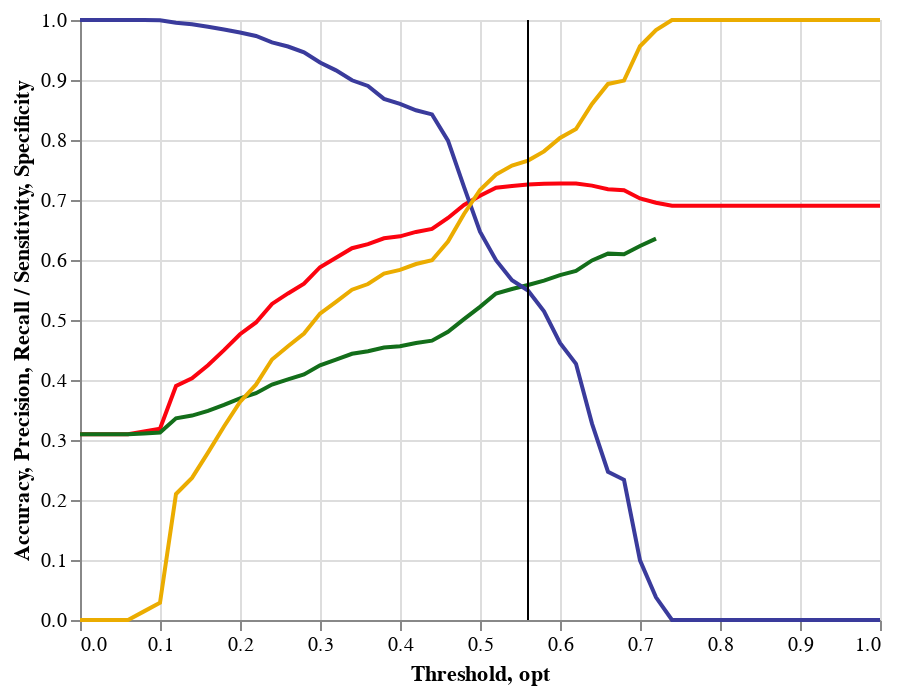

This figure's notebook cell:
### Markdown cell above
By plotting out the metrics against the threshold, we selected the threshold where we maximize precision, recall and accuracy.  The vertical black line in the plot below is the threshold and it intersects the point at which recall and precision meet.

### Code cell
#plot out the optimal threshold on the holdout set
source = holdout_accdf
source['opt'] = .56

base = alt.Chart(source)

#red
acc= base.mark_line(color="#fc030f").encode(
    x='Threshold:Q',
    y='Accuracy:Q'
)
#green
prec = base.mark_line(color="#136e1a").encode(
    x='Threshold:Q',
    y='Precision:Q'
)
#blue
rec = base.mark_line(color="#3a3b9c").encode(
    x='Threshold:Q',
    y='Recall / Sensitivity:Q'
)
#orange
spec = base.mark_line(color="#ebac00").encode(
    x='Threshold:Q',
    y='Specificity:Q'
)

optimal = base.mark_rule().encode(
    x='opt'
)
acc+prec+rec+spec+optimal

### Figure 1 — Vega-Lite specification as saved in the notebook (floating-point values rounded to 4 significant figures)
{"config": {"view": {"continuousWidth": 400, "continuousHeight": 300}}, "layer": [{"mark": {"type": "line", "color": "#fc030f"}, "encoding": {"x": {"type": "quantitative", "field": "Threshold"}, "y": {"type": "quantitative", "field": "Accuracy"}}}, {"mark": {"type": "line", "color": "#136e1a"}, "encoding": {"x": {"type": "quantitative", "field": "Threshold"}, "y": {"type": "quantitative", "field": "Precision"}}}, {"mark": {"type": "line", "color": "#3a3b9c"}, "encoding": {"x": {"type": "quantitative", "field": "Threshold"}, "y": {"type": "quantitative", "field": "Recall / Sensitivity"}}}, {"mark": {"type": "line", "color": "#ebac00"}, "encoding": {"x": {"type": "quantitative", "field": "Threshold"}, "y": {"type": "quantitative", "field": "Specificity"}}}, {"mark": "rule", "encoding": {"x": {"type": "quantitative", "field": "opt"}}}], "data": {"name": "data-b0ac2689724ccf1fb3e59f244dd9ff42"}, "$schema": "https://vega.github.io/schema/vega-lite/v4.8.1.json", "datasets": {"data-b0ac2689724ccf1fb3e59f244dd9ff42": [{"Threshold": 0.0, "TP": 18196, "TN": 0, "FP": 40568, "FN": 0, "Accuracy": 0.3096, "Precision": 0.3096, "Recall / Sensitivity": 1.0, "Specificity": 0.0, "F1": 0.4729, "opt": 0.56}, {"Threshold": 0.02, "TP": 18196, "TN": 0, "FP": 40568, "FN": 0, "Accuracy": 0.3096, "Precision": 0.3096, "Recall / Sensitivity": 1.0, "Specificity": 0.0, "F1": 0.4729, "opt": 0.56}, {"Threshold": 0.04, "TP": 18196, "TN": 0, "FP": 40568, "FN": 0, "Accuracy": 0.3096, "Precision": 0.3096, "Recall / Sensitivity": 1.0, "Specificity": 0.0, "F1": 0.4729, "opt": 0.56}, {"Threshold": 0.06, "TP": 18196, "TN": 1, "FP": 40567, "FN": 0, "Accuracy": 0.3097, "Precision": 0.3097, "Recall / Sensitivity": 1.0, "Specificity": 5.495e-05, "F1": 0.4729, "opt": 0.56}, {"Threshold": 0.08, "TP": 18193, "TN": 265, "FP": 40303, "FN": 3, "Accuracy": 0.3141, "Precision": 0.311, "Recall / Sensitivity": 0.9998, "Specificity": 0.01436, "F1": 0.4744, "opt": 0.56}, {"Threshold": 0.1, "TP": 18186, "TN": 541, "FP": 40027, "FN": 10, "Accuracy": 0.3187, "Precision": 0.3124, "Recall / Sensitivity": 0.9995, "Specificity": 0.02889, "F1": 0.476, "opt": 0.56}, {"Threshold": 0.12, "TP": 18111, "TN": 4813, "FP": 35755, "FN": 85, "Accuracy": 0.3901, "Precision": 0.3362, "Recall / Sensitivity": 0.9953, "Specificity": 0.21, "F1": 0.5027, "opt": 0.56}, {"Threshold": 0.14, "TP": 18066, "TN": 5607, "FP": 34961, "FN": 130, "Accuracy": 0.4028, "Precision": 0.3407, "Recall / Sensitivity": 0.9929, "Specificity": 0.2369, "F1": 0.5073, "opt": 0.56}, {"Threshold": 0.16, "TP": 17990, "TN": 6963, "FP": 33605, "FN": 206, "Accuracy": 0.4246, "Precision": 0.3487, "Recall / Sensitivity": 0.9887, "Specificity": 0.279, "F1": 0.5155, "opt": 0.56}, {"Threshold": 0.18, "TP": 17906, "TN": 8524, "FP": 32044, "FN": 290, "Accuracy": 0.4498, "Precision": 0.3585, "Recall / Sensitivity": 0.9841, "Specificity": 0.3225, "F1": 0.5255, "opt": 0.56}, {"Threshold": 0.2, "TP": 17817, "TN": 10168, "FP": 30400, "FN": 379, "Accuracy": 0.4762, "Precision": 0.3695, "Recall / Sensitivity": 0.9792, "Specificity": 0.3633, "F1": 0.5366, "opt": 0.56}, {"Threshold": 0.22, "TP": 17711, "TN": 11428, "FP": 29140, "FN": 485, "Accuracy": 0.4959, "Precision": 0.378, "Recall / Sensitivity": 0.9733, "Specificity": 0.3922, "F1": 0.5446, "opt": 0.56}, {"Threshold": 0.24, "TP": 17519, "TN": 13440, "FP": 27128, "FN": 677, "Accuracy": 0.5268, "Precision": 0.3924, "Recall / Sensitivity": 0.9628, "Specificity": 0.4341, "F1": 0.5575, "opt": 0.56}, {"Threshold": 0.26, "TP": 17392, "TN": 14593, "FP": 25975, "FN": 804, "Accuracy": 0.5443, "Precision": 0.401, "Recall / Sensitivity": 0.9558, "Specificity": 0.4562, "F1": 0.565, "opt": 0.56}, {"Threshold": 0.28, "TP": 17215, "TN": 15721, "FP": 24847, "FN": 981, "Accuracy": 0.5605, "Precision": 0.4093, "Recall / Sensitivity": 0.9461, "Specificity": 0.4773, "F1": 0.5714, "opt": 0.56}, {"Threshold": 0.3, "TP": 16906, "TN": 17645, "FP": 22923, "FN": 1290, "Accuracy": 0.588, "Precision": 0.4245, "Recall / Sensitivity": 0.9291, "Specificity": 0.5107, "F1": 0.5827, "opt": 0.56}, {"Threshold": 0.32, "TP": 16669, "TN": 18814, "FP": 21754, "FN": 1527, "Accuracy": 0.6038, "Precision": 0.4338, "Recall / Sensitivity": 0.9161, "Specificity": 0.5302, "F1": 0.5888, "opt": 0.56}, {"Threshold": 0.34, "TP": 16367, "TN": 20045, "FP": 20523, "FN": 1829, "Accuracy": 0.6196, "Precision": 0.4437, "Recall / Sensitivity": 0.8995, "Specificity": 0.5505, "F1": 0.5942, "opt": 0.56}, {"Threshold": 0.36, "TP": 16196, "TN": 20610, "FP": 19958, "FN": 2000, "Accuracy": 0.6263, "Precision": 0.448, "Recall / Sensitivity": 0.8901, "Specificity": 0.56, "F1": 0.596, "opt": 0.56}, {"Threshold": 0.38, "TP": 15804, "TN": 21583, "FP": 18985, "FN": 2392, "Accuracy": 0.6362, "Precision": 0.4543, "Recall / Sensitivity": 0.8685, "Specificity": 0.5773, "F1": 0.5965, "opt": 0.56}, {"Threshold": 0.4, "TP": 15652, "TN": 21924, "FP": 18644, "FN": 2544, "Accuracy": 0.6394, "Precision": 0.4564, "Recall / Sensitivity": 0.8602, "Specificity": 0.5835, "F1": 0.5964, "opt": 0.56}, {"Threshold": 0.42, "TP": 15458, "TN": 22548, "FP": 18020, "FN": 2738, "Accuracy": 0.6468, "Precision": 0.4617, "Recall / Sensitivity": 0.8495, "Specificity": 0.5933, "F1": 0.5983, "opt": 0.56}, {"Threshold": 0.44, "TP": 15333, "TN": 22965, "FP": 17603, "FN": 2863, "Accuracy": 0.6517, "Precision": 0.4655, "Recall / Sensitivity": 0.8427, "Specificity": 0.5996, "F1": 0.5997, "opt": 0.56}, {"Threshold": 0.46, "TP": 14539, "TN": 24836, "FP": 15732, "FN": 3657, "Accuracy": 0.6701, "Precision": 0.4803, "Recall / Sensitivity": 0.799, "Specificity": 0.6308, "F1": 0.6, "opt": 0.56}, {"Threshold": 0.48, "TP": 13137, "TN": 27506, "FP": 13062, "FN": 5059, "Accuracy": 0.6916, "Precision": 0.5014, "Recall / Sensitivity": 0.722, "Specificity": 0.6768, "F1": 0.5918, "opt": 0.56}, {"Threshold": 0.5, "TP": 11774, "TN": 29781, "FP": 10787, "FN": 6422, "Accuracy": 0.7072, "Precision": 0.5219, "Recall / Sensitivity": 0.6471, "Specificity": 0.7167, "F1": 0.5778, "opt": 0.56}, {"Threshold": 0.52, "TP": 10910, "TN": 31426, "FP": 9142, "FN": 7286, "Accuracy": 0.7204, "Precision": 0.5441, "Recall / Sensitivity": 0.5996, "Specificity": 0.7423, "F1": 0.5705, "opt": 0.56}, {"Threshold": 0.54, "TP": 10305, "TN": 32193, "FP": 8375, "FN": 7891, "Accuracy": 0.7232, "Precision": 0.5517, "Recall / Sensitivity": 0.5663, "Specificity": 0.7575, "F1": 0.5589, "opt": 0.56}, {"Threshold": 0.56, "TP": 9991, "TN": 32662, "FP": 7906, "FN": 8205, "Accuracy": 0.7258, "Precision": 0.5582, "Recall / Sensitivity": 0.5491, "Specificity": 0.7658, "F1": 0.5536, "opt": 0.56}, {"Threshold": 0.58, "TP": 9359, "TN": 33377, "FP": 7191, "FN": 8837, "Accuracy": 0.7272, "Precision": 0.5655, "Recall / Sensitivity": 0.5143, "Specificity": 0.781, "F1": 0.5387, "opt": 0.56}, {"Threshold": 0.6, "TP": 8400, "TN": 34357, "FP": 6211, "FN": 9796, "Accuracy": 0.7276, "Precision": 0.5749, "Recall / Sensitivity": 0.4616, "Specificity": 0.8035, "F1": 0.5121, "opt": 0.56}, {"Threshold": 0.62, "TP": 7769, "TN": 34985, "FP": 5583, "FN": 10427, "Accuracy": 0.7276, "Precision": 0.5819, "Recall / Sensitivity": 0.427, "Specificity": 0.8183, "F1": 0.4925, "opt": 0.56}, {"Threshold": 0.64, "TP": 5955, "TN": 36587, "FP": 3981, "FN": 12241, "Accuracy": 0.7239, "Precision": 0.5993, "Recall / Sensitivity": 0.3273, "Specificity": 0.86, "F1": 0.4234, "opt": 0.56}, {"Threshold": 0.66, "TP": 4496, "TN": 37701, "FP": 2867, "FN": 13700, "Accuracy": 0.7181, "Precision": 0.6106, "Recall / Sensitivity": 0.2471, "Specificity": 0.8935, "F1": 0.3518, "opt": 0.56}, {"Threshold": 0.68, "TP": 4251, "TN": 37845, "FP": 2723, "FN": 13945, "Accuracy": 0.7164, "Precision": 0.6095, "Recall / Sensitivity": 0.2336, "Specificity": 0.899, "F1": 0.3378, "opt": 0.56}, {"Threshold": 0.7, "TP": 1808, "TN": 39475, "FP": 1093, "FN": 16388, "Accuracy": 0.7025, "Precision": 0.6232, "Recall / Sensitivity": 0.09936, "Specificity": 0.9562, "F1": 0.1714, "opt": 0.56}, {"Threshold": 0.72, "TP": 689, "TN": 40173, "FP": 395, "FN": 17507, "Accuracy": 0.6954, "Precision": 0.6356, "Recall / Sensitivity": 0.03787, "Specificity": 0.9831, "F1": 0.07147, "opt": 0.56}, {"Threshold": 0.74, "TP": 0, "TN": 40568, "FP": 0, "FN": 18196, "Accuracy": 0.6904, "Precision": null, "Recall / Sensitivity": 0.0, "Specificity": 1.0, "F1": null, "opt": 0.56}, {"Threshold": 0.76, "TP": 0, "TN": 40568, "FP": 0, "FN": 18196, "Accuracy": 0.6904, "Precision": null, "Recall / Sensitivity": 0.0, "Specificity": 1.0, "F1": null, "opt": 0.56}, {"Threshold": 0.78, "TP": 0, "TN": 40568, "FP": 0, "FN": 18196, "Accuracy": 0.6904, "Precision": null, "Recall / Sensitivity": 0.0, "Specificity": 1.0, "F1": null, "opt": 0.56}, {"Threshold": 0.8, "TP": 0, "TN": 40568, "FP": 0, "FN": 18196, "Accuracy": 0.6904, "Precision": null, "Recall / Sensitivity": 0.0, "Specificity": 1.0, "F1": null, "opt": 0.56}, {"Threshold": 0.82, "TP": 0, "TN": 40568, "FP": 0, "FN": 18196, "Accuracy": 0.6904, "Precision": null, "Recall / Sensitivity": 0.0, "Specificity": 1.0, "F1": null, "opt": 0.56}, {"Threshold": 0.84, "TP": 0, "TN": 40568, "FP": 0, "FN": 18196, "Accuracy": 0.6904, "Precision": null, "Recall / Sensitivity": 0.0, "Specificity": 1.0, "F1": null, "opt": 0.56}, {"Threshold": 0.86, "TP": 0, "TN": 40568, "FP": 0, "FN": 18196, "Accuracy": 0.6904, "Precision": null, "Recall / Sensitivity": 0.0, "Specificity": 1.0, "F1": null, "opt": 0.56}, {"Threshold": 0.88, "TP": 0, "TN": 40568, "FP": 0, "FN": 18196, "Accuracy": 0.6904, "Precision": null, "Recall / Sensitivity": 0.0, "Specificity": 1.0, "F1": null, "opt": 0.56}, {"Threshold": 0.9, "TP": 0, "TN": 40568, "FP": 0, "FN": 18196, "Accuracy": 0.6904, "Precision": null, "Recall / Sensitivity": 0.0, "Specificity": 1.0, "F1": null, "opt": 0.56}, {"Threshold": 0.92, "TP": 0, "TN": 40568, "FP": 0, "FN": 18196, "Accuracy": 0.6904, "Precision": null, "Recall / Sensitivity": 0.0, "Specificity": 1.0, "F1": null, "opt": 0.56}, {"Threshold": 0.94, "TP": 0, "TN": 40568, "FP": 0, "FN": 18196, "Accuracy": 0.6904, "Precision": null, "Recall / Sensitivity": 0.0, "Specificity": 1.0, "F1": null, "opt": 0.56}, {"Threshold": 0.96, "TP": 0, "TN": 40568, "FP": 0, "FN": 18196, "Accuracy": 0.6904, "Precision": null, "Recall / Sensitivity": 0.0, "Specificity": 1.0, "F1": null, "opt": 0.56}, {"Threshold": 0.98, "TP": 0, "TN": 40568, "FP": 0, "FN": 18196, "Accuracy": 0.6904, "Precision": null, "Recall / Sensitivity": 0.0, "Specificity": 1.0, "F1": null, "opt": 0.56}, {"Threshold": 1.0, "TP": 0, "TN": 40568, "FP": 0, "FN": 18196, "Accuracy": 0.6904, "Precision": null, "Recall / Sensitivity": 0.0, "Specificity": 1.0, "F1": null, "opt": 0.56}]}}
